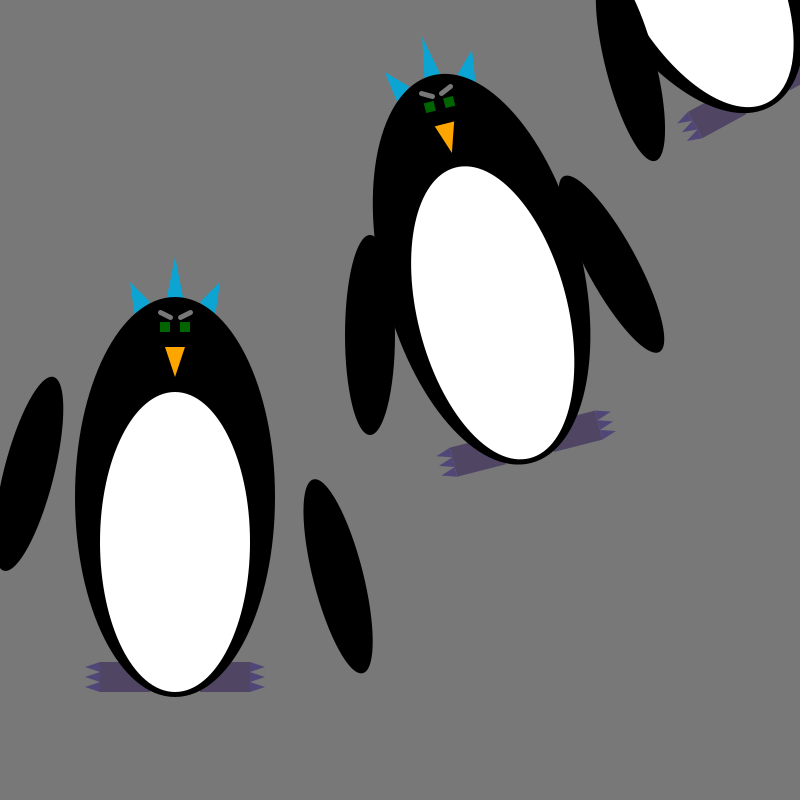
Frame 1 (no input)
Frame 60 (the mouse pressed at the canvas centre just before this capture): identical to frame 1, image omitted
Frame 120 (the mouse held since frame 60 and released just before this capture): identical to frame 1, image omitted

The Processing sketch that drew this single still picture (run headless with seeded random() and noise(); from frame 60 on, the mouse is pressed at the canvas centre):

// Processing sketch: processing_88146
// ── processing_88146.pde

int localX = 400;
int localY = 400;
float r = 120;
float g = 120;
float b = 120;


color p_cerulean = color(12,164,211);
color p_orange = color(255,165,0);
color p_dpurp = color(80,70,120);
color p_lpurp = color(80,70,100);
color p_eyes = color(mouseX,100,mouseY);
color back = color(120,120,120);

void setup(){
  size(800, 800);
  
}

void draw(){
  println("Mouse X:" + mouseX + "Mouse Y:" + mouseY);
  
  rectMode(CENTER);

  background(back);
  smooth();
  
  if (mousePressed && (mouseButton == LEFT)) {
    localX = mouseX;
    localY = mouseY;
  }
  
  if (mousePressed && (mouseButton == RIGHT)) {
    back=color(120 + mouseX,120 + mouseX - mouseY,120 + mouseY);
  }
    
  
  for (int i=0; i<5; i++){
  draw_creature(localX+(i*225-225),localY-(i*117-117));
  }
}

void draw_creature(int x,int y) {

  //spikes
  fill(p_cerulean);
  noStroke();
  triangle(x-10,y-210,x+10,y-210,x,y-260);
  triangle(x-25,y-215,x-40,y-200,x-45,y-235);
  triangle(x+25,y-215,x+40,y-200,x+45,y-235);
  
  //left foot
  fill(p_lpurp);
  noStroke();
  rect(x-50,y+160,50,30);
  
  //left toes
  fill(p_dpurp);
  noStroke();
  triangle(x-75,y+155,x-90,y+150,x-75,y+145);
  triangle(x-75,y+155,x-90,y+160,x-75,y+165);
  triangle(x-75,y+165,x-90,y+170,x-75,y+175);

  //right toes
  fill(p_dpurp);
  noStroke();
  triangle(x+75,y+155,x+90,y+150,x+75,y+145);
  triangle(x+75,y+155,x+90,y+160,x+75,y+165);
  triangle(x+75,y+165,x+90,y+170,x+75,y+175);

  //right foot
  fill(p_lpurp);
  rect(x+50,y+160,50,30);

  //main body
  fill(0);  //black
  ellipse(x,y-20,200,400);

  //white spot
  fill(255);
  ellipse(x,y+25,150,300);

  //beak
  fill(p_orange);  //orange
  triangle(x-10,y-170,x+10,y-170,x,y-140);
  
  //left eye
  fill(p_eyes);
  rect(x-10,y-190,10,10);
  
  //right eye
  fill(p_eyes);
  rect(x+10,y-190,10,10);
  
  //left eyebrow
  stroke(120);
  strokeWeight(5);
  line(x-15,y-205,x-5,y-200);

  //right eyebrow
  stroke(120);
  strokeWeight(5);
  line(x+15,y-205,x+5,y-200);
  
  noStroke();
  
  //left flipper
  fill(0);
  rotate(.25);
  ellipse(x-30,y-65,50,200);
  
  //right flipper
  fill(0);
  rotate(-.5);
  ellipse(x+10,y+125,50,200);
}
